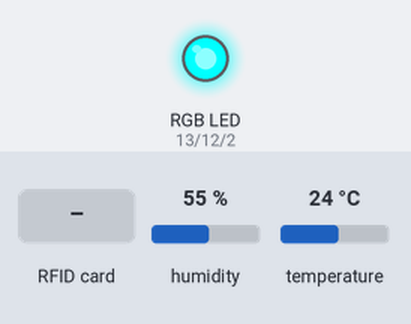
Bench run of a sketch on a simulated ESP32. Parts: an RGB LED mixed from three pins (HIGH = lit). Inputs (shaded band) come from the test bench; at power-on: humidity 55 %, temperature 24 °C. What the sketch prints to the serial monitor is not drawn.

Above: at 2.6 s.
At 6.1 s:
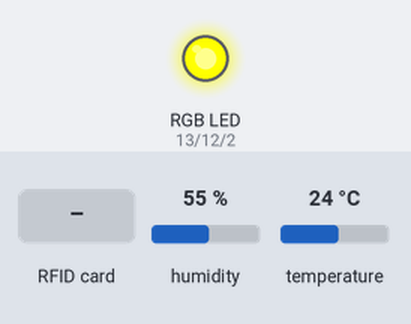
6.2 s: RFID card 5E 7A 19 C4 held to the reader
At 6.67 s:
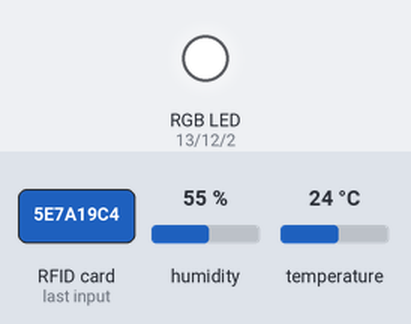
Timing chart, 0 to 9.2 s (numbered marks = the images above; inputs shaded):
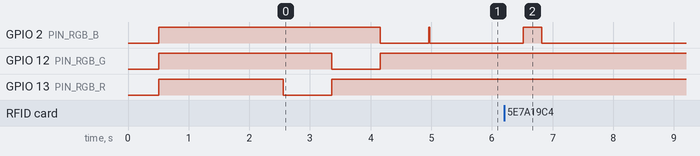

The sketch:

esp32-test-materiel.ino
```cpp
// =====================================================
// LEONI — TEST MATÉRIEL LOCAL (sans WiFi / sans backend)
// =====================================================
// Phase 1 : valider le câblage AVANT de connecter l'IoT
//
// Ce sketch teste séparément :
//   1. LED RGB (anode commune)
//   2. Capteur DHT11
//   3. Lecteur RFID RC522
//
// Câblage identique au projet final :
//   RC522 SDA→5, RST→22 | DHT11 DATA→4
//   RGB R→13, G→12, B→2, COM→3.3V
// =====================================================

#include <SPI.h>
#include <MFRC522.h>
#include <DHT.h>

#define PIN_RFID_SS   5
#define PIN_RFID_RST  22
#define PIN_DHT       4
#define DHTTYPE       DHT11

#define PIN_RGB_R  13
#define PIN_RGB_G  12
#define PIN_RGB_B  2

MFRC522 rfid(PIN_RFID_SS, PIN_RFID_RST);
DHT dht(PIN_DHT, DHTTYPE);

// Badge autorisé pour le test local (UID affiché dans le moniteur série)
// Remplacez par l'UID de VOTRE carte après le 1er scan
String badgeAutorise = "REMPLACER_PAR_VOTRE_UID";

unsigned long lastDhtMs = 0;
const unsigned long DHT_INTERVAL_MS = 3000;

// ─── LED RGB anode commune ────────────────────────────
void setRgb(bool r, bool g, bool b) {
  digitalWrite(PIN_RGB_R, r ? LOW : HIGH);
  digitalWrite(PIN_RGB_G, g ? LOW : HIGH);
  digitalWrite(PIN_RGB_B, b ? LOW : HIGH);
}

void rgbOff()   { setRgb(false, false, false); }
void rgbRed()   { setRgb(true,  false, false); }
void rgbGreen() { setRgb(false, true,  false); }
void rgbBlue()  { setRgb(false, false, true);  }

// ─── Test 1 : séquence couleurs au démarrage ──────────
void testLedRgb() {
  Serial.println("\n[TEST 1] LED RGB — séquence R → G → B");
  rgbRed();   delay(800);
  rgbGreen(); delay(800);
  rgbBlue();  delay(800);
  rgbOff();
  Serial.println("[TEST 1] OK — vous avez vu Rouge, Vert, Bleu ?");
}

String uidToString(byte *uid, byte size) {
  String result = "";
  for (byte i = 0; i < size; i++) {
    if (uid[i] < 0x10) result += "0";
    result += String(uid[i], HEX);
  }
  result.toUpperCase();
  return result;
}

void setup() {
  Serial.begin(115200);
  delay(500);

  Serial.println();
  Serial.println("========================================");
  Serial.println("  LEONI — TEST MATERIEL (Phase 1)");
  Serial.println("  Pas de WiFi | Pas de backend");
  Serial.println("========================================");

  pinMode(PIN_RGB_R, OUTPUT);
  pinMode(PIN_RGB_G, OUTPUT);
  pinMode(PIN_RGB_B, OUTPUT);
  rgbOff();

  SPI.begin();
  rfid.PCD_Init();
  dht.begin();
  delay(2000);

  testLedRgb();

  Serial.println("\n[TEST 2] DHT11 — lecture toutes les 3 s");
  Serial.println("[TEST 3] RFID — presentez une carte devant le lecteur");
  Serial.println("         → Vert si UID autorise, Rouge sinon");
  Serial.println("         → Copiez l'UID affiche pour badgeAutorise");
  Serial.println("\nEn attente...\n");

  rgbBlue();
}

void loop() {
  // ─── Test DHT11 périodique ──────────────────────────
  if (millis() - lastDhtMs >= DHT_INTERVAL_MS) {
    lastDhtMs = millis();
    float temp = dht.readTemperature();
    float hum  = dht.readHumidity();

    if (isnan(temp) || isnan(hum)) {
      Serial.println("[DHT11] ERREUR — verifiez DATA sur GPIO 4");
    } else {
      Serial.printf("[DHT11] OK — Temp: %.1f C | Hum: %.0f %%\n", temp, hum);
    }
  }

  // ─── Test RFID ──────────────────────────────────────
  if (!rfid.PICC_IsNewCardPresent()) return;
  if (!rfid.PICC_ReadCardSerial()) return;

  String uid = uidToString(rfid.uid.uidByte, rfid.uid.size);

  Serial.println();
  Serial.println("[RFID] Carte detectee !");
  Serial.println("       UID = " + uid);
  Serial.println("       → Copiez cet UID dans badgeAutorise pour simuler l'autorisation");

  if (badgeAutorise == "REMPLACER_PAR_VOTRE_UID") {
    Serial.println("[RFID] badgeAutorise non configure — LED bleue clignote");
    rgbBlue(); delay(300); rgbOff(); delay(300);
    rgbBlue();
  } else if (uid == badgeAutorise) {
    Serial.println("[RFID] ACCES AUTORISE (test local)");
    rgbGreen();
    delay(2000);
    rgbBlue();
  } else {
    Serial.println("[RFID] ACCES REFUSE (test local)");
    rgbRed();
    delay(2000);
    rgbBlue();
  }

  rfid.PICC_HaltA();
  rfid.PCD_StopCrypto1();
  delay(500);
}
```

Measured:
- after the input at 6.2 s, GPIO 2 (PIN_RGB_B): LOW → HIGH after 0.32 s, → LOW 0.30 s later
